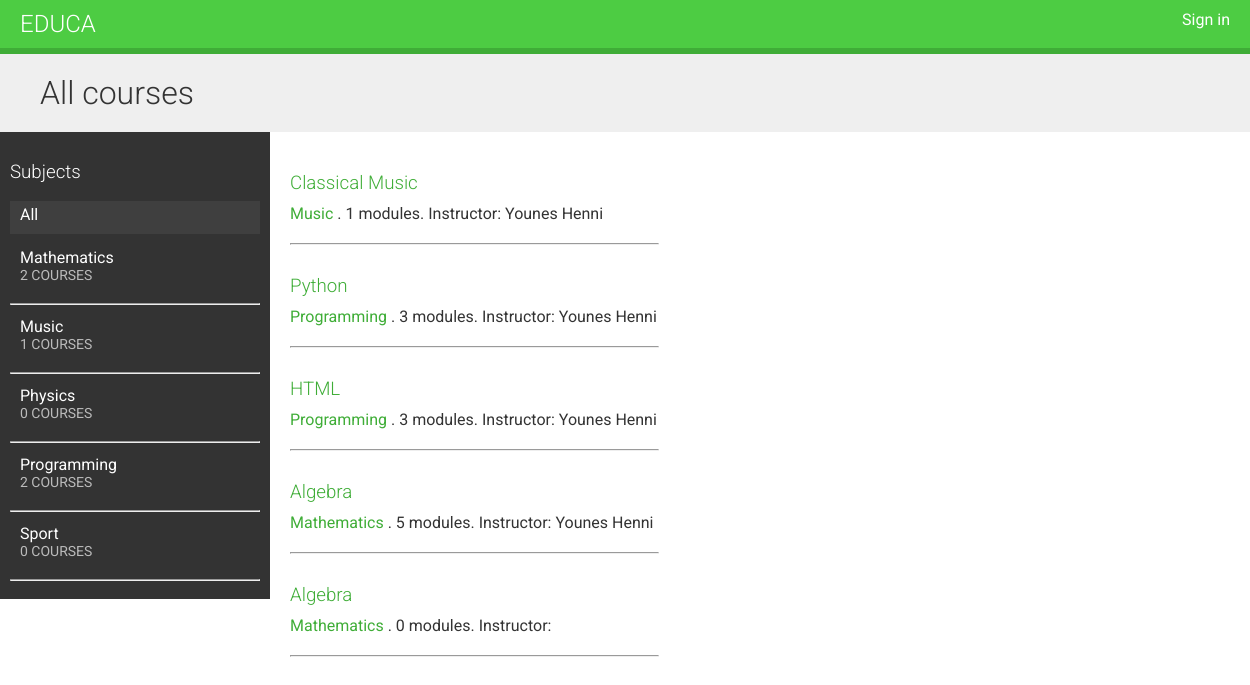
Before: / with the older database file.
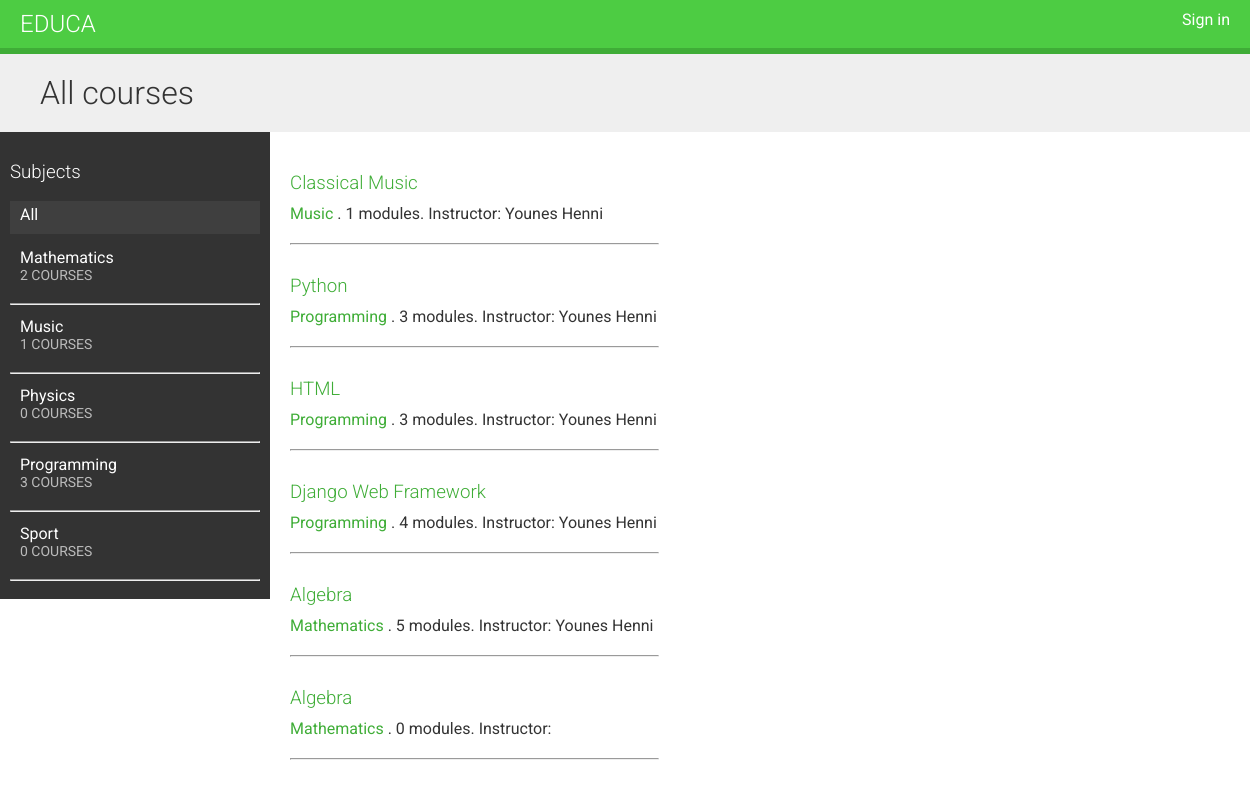
After: the same page with the newer database file.
### courses/models.py (models this page shows, shortened)
class Subject(models.Model):
    title   = models.CharField(max_length=200)
    slug    = models.SlugField(max_length=200, unique=True)
    def __str__(self):
        return str(self.title)
    class Meta:
        ordering = ('title', )

class Course(models.Model):
    users       = models.ManyToManyField(User, related_name='courses_joined', blank=True)
    owner       = models.ForeignKey(User,
                            related_name='courses_created')
    subject     = models.ForeignKey(Subject,
                            related_name='courses')
    title       = models.CharField(max_length=200)
    slug        = models.SlugField(max_length=200, unique=True)
    overview    = models.TextField()
    created     = models.DateTimeField(auto_now_add=True)
    class Meta:
        ordering = ('-created', )

### courses/views.py (the view)
# urls.py: url(r'^subject/(?P<subject>[\w-]+)/$', views.CourseListView.as_view(), name='course-list-subject'),
class CourseListView(TemplateResponseMixin, View):
    model = Course
    template_name = 'courses/course/list.html'
    def get(self, request, subject=None):
        subjects = Subject.objects.annotate(total_courses=Count('courses'))
        courses = Course.objects.annotate(total_modules=Count('modules'))
        if subject:
            subject = get_object_or_404(Subject, slug=subject)
            courses = courses.filter(subject=subject)
        context = {'subjects': subjects,
                    'subject': subject,
                    'courses': courses}
        return self.render_to_response(context)

### courses/templates/courses/course/list.html (shortened to what this page needs)
{% extends "base.html" %}
{% block content %}
<h1>
  {% if subject %}
    {{ subject.title }} courses
  {% else %}
    All courses
  {% endif %}
</h1>
<div class="contents">
  <h3> Subjects </h3>
  <ul id="modules">
    <li {% if not subject %} class="selected"{% endif %}>
      <a href="{% url "course-list" %}"> All </a>
    </li>
    {% for s in subjects %}
      <li {% if subject == s %} class="selected"{% endif %}>
        <a href="{% url "course-list-subject" s.slug %}">
          {{ s.title }} <br>
          <span>{{ s.total_courses }} courses </span>
        </a>
      </li><hr>
    {% endfor %}
  </ul>
</div>
<div class="module" >
  {% for course in courses %}
    {% with subject=course.subject %}
      <h3>
        <a href="{% url "course-detail" course.slug %}">{{ course.title }} </a>
      </h3>
      <p>
        <a href="{% url "course-list-subject" subject.slug %}">{{ subject }} </a>.
        {{ course.total_modules }} modules. Instructor: {{ course.owner.get_full_name }}
      </p><hr>
    {% endwith %}
  {% endfor %}
</div>
{% endblock %}

Changed rows visible on the page:
computed for Subject "Programming": total_courses "2" → "3"
added Course: title "Django Web Framework", subject "Programming", total_modules "4", owner.get_full_name "Younes Henni"
